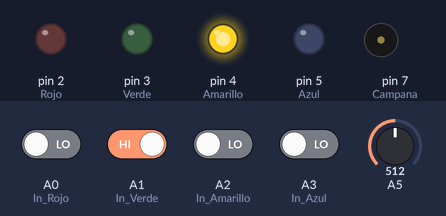
The sketch below on a simulated Arduino Uno, built with avr-gcc and run on an emulated ATmega328P. Parts: output pins drawn as LEDs (lit = HIGH), buzzer (waves = sounding). The inputs (shaded band) are chosen by the test bench; at power-on: A1 (In_Verde) HIGH, A0 (In_Rojo), A2 (In_Amarillo), A3 (In_Azul) LOW, A5 = 512. Random numbers use the default seed unless the sketch sets one.

Above: at 11.88 s.
11.9 s: A1 (In_Verde) driven HIGH
At 16.0 s:
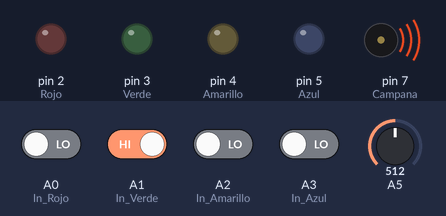
20.1 s: A3 (In_Azul) driven HIGH
At 28.9 s:
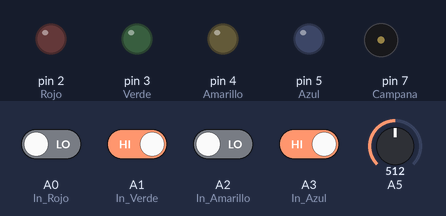
34.1 s: A1 (In_Verde) driven LOW
At 37.6 s:
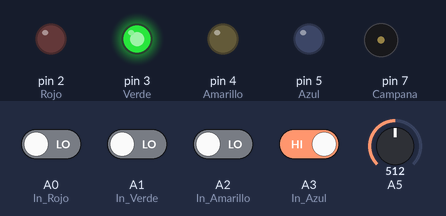
44.0 s: A5 set to 1023
52.2 s: A0 (In_Rojo) driven HIGH and A2 (In_Amarillo) driven HIGH
Timing chart, 0 to 66.2 s (numbered marks = the images above; inputs shaded):
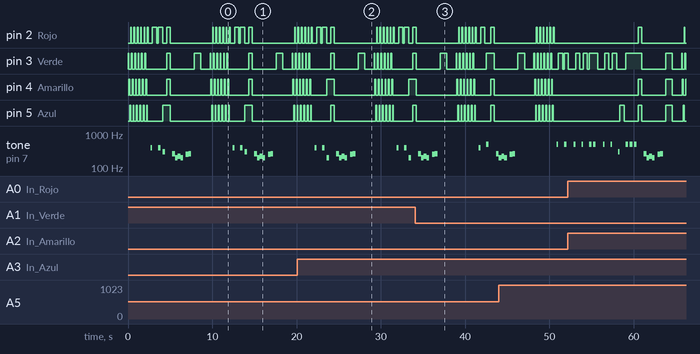

The sketch:

SimonDice.ino
```cpp
// Juego de Memoria SIMON DICE

#define   Rojo         2
#define   Verde        3
#define   Amarillo     4
#define   Azul         5
#define   Campana      7
#define   In_Rojo      A0
#define   In_Verde     A1
#define   In_Amarillo  A2
#define   In_Azul      A3
int i;
int nivelActual = 1;
int velocidad = 500;
const int MaximiNivel = 50;
int secuencia[MaximiNivel];
int SecuenciaLeida[MaximiNivel];

void setup(){
   pinMode(Amarillo, OUTPUT);
   pinMode(Azul, OUTPUT);
   pinMode(Rojo, OUTPUT);
   pinMode(Verde, OUTPUT);
   inicio();
}

void loop(){
   if(nivelActual == 1){
      generaSecuencia();
      muestraSecuencia();
      leeSecuencia();
   }
   if(nivelActual != 1){
      muestraSecuencia();
      leeSecuencia();
   }
}
// ------------------------  ------------------------
void inicio(){

 for (i = 1; i <= 6; i++) {
   digitalWrite(Verde , HIGH);
   delay(100);
   digitalWrite(Verde , LOW);
   digitalWrite(Amarillo , HIGH);
   delay(100);
   digitalWrite(Amarillo, LOW);
   digitalWrite(Azul , HIGH);
   delay(100);
   digitalWrite(Azul, LOW);
   digitalWrite(Rojo , HIGH);
   delay(100);
   digitalWrite(Rojo , LOW);
 }
}

void Marcador(){
   int unidad = (nivelActual / 4);
   imp_unidad(unidad);
   int residuo = (nivelActual % 4);
   imp_residuo(residuo);
   delay(500);
}

void imp_unidad(int n){
  for(int x=1;x<=n;x++){
   digitalWrite(Verde ,   1);
   digitalWrite(Amarillo, 1);
   digitalWrite(Azul,     1);
   digitalWrite(Rojo ,    1);
   delay(800);
   apagados();
   delay(300);
  }
}

void imp_residuo(int n){
  apagados();
  if (n==1){
   digitalWrite(Verde ,   1);
  }
  if (n==2){
   digitalWrite(Verde ,   1);
   digitalWrite(Amarillo, 1);
  }
  if (n==3){
   digitalWrite(Verde ,   1);
   digitalWrite(Amarillo, 1);
   digitalWrite(Azul,     1);
  }
   delay(800);
   apagados();
   delay(300);
}

void apagados(){
   digitalWrite(Verde ,   LOW);
   digitalWrite(Amarillo, LOW);
   digitalWrite(Azul,     LOW);
   digitalWrite(Rojo ,    LOW);
   delay(300);
}

// -------------------   ---------------   -------

void muestraSecuencia(){
   apagados();
   for(int i = 0; i < nivelActual; i++){
      if( secuencia[i] == Amarillo ){
         tone(Campana, 200);
         delay(200);
         noTone(Campana);
      }
      if( secuencia[i] == Azul ){
         tone(Campana, 300);
         delay(200);
         noTone(Campana);
      }
      if( secuencia[i] == Rojo ){
         tone(Campana, 400);
         delay(200);
         noTone(Campana);
      }
      if( secuencia[i] == Verde ){
         tone(Campana, 500);
         delay(200);
         noTone(Campana);
      }
      digitalWrite(secuencia[i], HIGH);
      delay(velocidad);
      digitalWrite(secuencia[i], LOW);
      delay(200);
   }
}

void leeSecuencia(){
   int flag = 0;
   for(int i = 0; i < nivelActual; i++){
      flag = 0;
      while(flag == 0){
         if(digitalRead(In_Verde) == LOW){
            digitalWrite(Verde, HIGH);
            tone(Campana, 500);
            delay(300);
            noTone(Campana);
            SecuenciaLeida[i] = Verde;
            flag = 1;
            delay(200);
            if(SecuenciaLeida[i] != secuencia[i]){
               secuenciaError();
               return;
            }
            digitalWrite(Verde, LOW);
         }
         if(digitalRead(In_Rojo) == LOW){
            digitalWrite(Rojo, HIGH);
            tone(Campana, 400);
            delay(300);
            noTone(Campana);
            SecuenciaLeida[i] = Rojo;
            flag = 1;
            delay(200);
            if(SecuenciaLeida[i] != secuencia[i]){
               secuenciaError();
               return;
            }
            digitalWrite(Rojo, LOW);
         }
         if(digitalRead(In_Azul) == LOW){
            digitalWrite(Azul, HIGH);
            tone(Campana, 300);
            delay(300);
            noTone(Campana);
            SecuenciaLeida[i] = Azul;
            flag = 1;
            delay(200);
            if(SecuenciaLeida[i] != secuencia[i]){
               secuenciaError();
               return;
            }
            digitalWrite(Azul, LOW);
         }
         if(digitalRead(In_Amarillo) == LOW){
            digitalWrite(Amarillo, HIGH);
            tone(Campana, 200);
            delay(300);
            noTone(Campana);
            SecuenciaLeida[i] = Amarillo;
            flag = 1;
            delay(200);
            if(SecuenciaLeida[i] != secuencia[i]){
               secuenciaError();
               return;
            }
            digitalWrite(Amarillo, LOW);
         }
      }
   }
   secuenciaCorrecta();
}

void generaSecuencia(){
   randomSeed(analogRead(5));   // randomSeed(millis());
   for(int i = 0; i < MaximiNivel; i++){
      secuencia[i] = random(2,6);
   }
}

void TonoError(){
   int Tono[ ] = {260, 200, 200, 220, 200, 0, 250, 260};
   int duracionNotas[] = {4, 8, 8, 4, 4, 4, 4, 4};
   for(int i = 0; i < 8; i++){
      int duracionNota = 1000/duracionNotas[i];
      tone(Campana, Tono[i],duracionNotas);
      int pausaEntreNotas = duracionNota * 1.30;
      delay(pausaEntreNotas);
      noTone(Campana);
   }
}

void secuenciaError(){
   digitalWrite(Amarillo, HIGH);
   digitalWrite(Azul, HIGH);
   digitalWrite(Rojo, HIGH);
   digitalWrite(Verde, HIGH);
   delay(400);
   digitalWrite(Amarillo, LOW);
   digitalWrite(Azul, LOW);
   digitalWrite(Rojo, LOW);
   digitalWrite(Verde, LOW);
   delay(250);
   TonoError();
   velocidad = 500;
   Marcador();
   nivelActual = 1;
   inicio();
}

void secuenciaCorrecta(){
   if(nivelActual < MaximiNivel);
      nivelActual++;
    //velocidad -= 30;  // desmarcar para aumentar velocidad del juego en cada nivel
   delay(350);
}
```

Measured:
- by itself, tone on pin 7 (Campana): plays 500 Hz for 0.20 s, 500 Hz for 0.20 s, 500 Hz for 0.30 s, 500 Hz for 0.30 s, 500 Hz for 0.20 s, 500 Hz for 0.20 s … (16 notes in this stretch)
